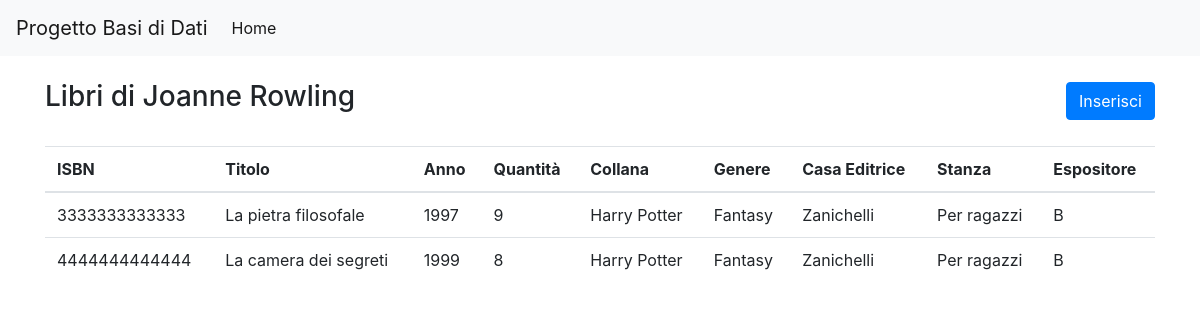
Screenshot of /sito/autore/libri.php?id_autore=2 with the database file from the repository.
### tables this page shows
CREATE TABLE autori (
  id           INT          NOT NULL AUTO_INCREMENT,
  cognome      VARCHAR(100) NOT NULL,
  nome         VARCHAR(100) NOT NULL,
  data_nascita DATE         NOT NULL,
  PRIMARY KEY (id)
);

CREATE TABLE libri (
  id                 INT          NOT NULL AUTO_INCREMENT,
  ISBN               VARCHAR(13)  NOT NULL,
  titolo             VARCHAR(100) NOT NULL,
  anno_pubblicazione YEAR         NOT NULL,
  quantita           INT          NOT NULL,
  id_editore         INT          NOT NULL,
  id_collana         INT          NULL     DEFAULT NULL,
  id_espositore      INT          NOT NULL,
  PRIMARY KEY (id),
  FOREIGN KEY (id_editore) REFERENCES casa_editrice (id)
    ON DELETE RESTRICT
    ON UPDATE NO ACTION,
  FOREIGN KEY (id_collana) REFERENCES collane (id)
    ON DELETE RESTRICT
    ON UPDATE NO ACTION,
  FOREIGN KEY (id_espositore) REFERENCES stanze (id)
    ON DELETE RESTRICT
    ON UPDATE NO ACTION
);

CREATE TABLE collane (
  id          INT          NOT NULL AUTO_INCREMENT,
  nome        VARCHAR(255) NOT NULL,
  descrizione TEXT         NULL,
  PRIMARY KEY (id)
);

CREATE TABLE casa_editrice (
  id   INT          NOT NULL AUTO_INCREMENT,
  nome VARCHAR(255) NOT NULL,
  PRIMARY KEY (id)
);

CREATE TABLE stanze (
  id   INT         NOT NULL AUTO_INCREMENT,
  nome VARCHAR(50) NOT NULL,
  PRIMARY KEY (id)
);

CREATE TABLE espositori (
  id        INT         NOT NULL AUTO_INCREMENT,
  nome      VARCHAR(50) NOT NULL,
  id_stanza INT         NOT NULL,
  PRIMARY KEY (id),
  FOREIGN KEY (id_stanza) REFERENCES stanze (id)
    ON DELETE RESTRICT
    ON UPDATE NO ACTION
);

### sito/ConnessioneSQL.php (called while the page is built, shortened)
<?php
class ConnessioneSQL
{
    private $servername = "localhost";
    private $username = "root";
    private $password = "";
    private $dbname = "progetto_database";
    private $conn;
    public function __construct()
    {
        $this->conn = new mysqli($this->servername, $this->username, $this->password, $this->dbname);
    }
    public function query($sql)
    {
        return $this->conn->query($sql);
    }
    public function select($table, $fields = '*', $other = '')
    {
        $fields = is_array($fields) ? implode(', ', $fields) : $fields;
        $results = $this->query("SELECT {$fields} FROM {$table} {$other}");
        return $results->fetch_all(MYSQLI_ASSOC);
    }
}

### sito/autore/libri.php (the view)
<?php require '../partials/head.php' ?>
<?php
require "../ConnessioneSQL.php";
$connessione = new ConnessioneSQL();
$id_autore = isset($_GET['id_autore']) && strlen($_GET['id_autore']) > 0 ? $_GET['id_autore'] : die("Richiesto id autore");
$autore = $connessione->select('autori', '*', "WHERE id=$id_autore")[0];
?>
<div class="d-flex justify-content-between align-items-center mb-4">
    <h3>Libri di <?php echo $autore['nome'] . ' ' . $autore['cognome'] ?></h3>
    <a href="inserisci.php" class="btn btn-primary">Inserisci</a>
</div>
<table class="table">
    <thead>
    <tr>
        <th>ISBN</th>
        <th>Titolo</th>
        <th>Anno</th>
        <th>Quantità</th>
        <th>Collana</th>
        <th>Genere</th>
        <th>Casa Editrice</th>
        <th>Stanza</th>
        <th>Espositore</th>
    </tr>
    </thead>
    <tbody>
    <?php
    $ris = $connessione->query(
        "SELECT libri.id AS lib_id,ISBN,titolo, anno_pubblicazione, quantita, collane.nome AS collana,
          casa_editrice.nome AS casa_editrice, generi.nome AS genere, stanze.nome AS stanza, espositori.nome AS espositore
        FROM libri
	      JOIN collane ON libri.id_collana=collane.id
          JOIN casa_editrice ON libri.id_editore=casa_editrice.id
          JOIN libri_autori ON libri.id=libri_autori.id_libro
          JOIN libri_generi ON libri.id=libri_generi.id_libro
          JOIN generi ON libri_generi.id_genere=generi.id
          JOIN espositori ON espositori.id=libri.id_espositore
          JOIN stanze ON stanze.id=espositori.id_stanza
        WHERE libri_autori.id_autore=$id_autore"
    )->fetch_all(MYSQLI_ASSOC);
    $risultato = [];
    foreach ($ris as $row) {
        if (isset($risultato[$row["ISBN"]])) {
            if (!in_array($row["genere"], $risultato[$row["ISBN"]]["genere"])) {
                array_push($risultato[$row["ISBN"]]["genere"], $row["genere"]);
            }
        } else {
            $risultato[$row["ISBN"]] = $row;
            $risultato[$row["ISBN"]]["genere"] = [$row["genere"]];
        }
    }
    if (count($risultato) > 0) {
        foreach ($risultato as $row) {
            ?>
            <tr>
                <td><?php echo $row["ISBN"] ?></td>
                <td><?php echo $row["titolo"] ?></td>
                <td><?php echo $row["anno_pubblicazione"] ?></td>
                <td><?php echo $row["quantita"] ?></td>
                <td><?php echo $row["collana"] ?></td>
                <td><?php foreach ($row["genere"] as $genere) echo $genere . (next($row["genere"]) ? ", " : "") ?></td>
                <td><?php echo $row["casa_editrice"] ?></td>
                <td><?php echo $row["stanza"] ?></td>
                <td><?php echo $row["espositore"] ?></td>
            </tr>
            <?php
        }
    } else {
        ?>
        <tr>
            <td rowspan="4">Non ci sono record.</td>
        </tr>
        <?php
    }
    ?>
    </tbody>
</table>
<?php require '../partials/footer.php' ?>

### rows the page displays
autori: nome "Joanne", cognome "Rowling"
libri: ISBN "3333333333333", titolo "La pietra filosofale", anno_pubblicazione "1997", quantita "9", id_collana.nome "Harry Potter", genere "Fantasy", id_editore.nome "Zanichelli", stanze.nome "Per ragazzi", espositori.nome "B"
libri: ISBN "4444444444444", titolo "La camera dei segreti", anno_pubblicazione "1999", quantita "8", id_collana.nome "Harry Potter", genere "Fantasy", id_editore.nome "Zanichelli", stanze.nome "Per ragazzi", espositori.nome "B"
